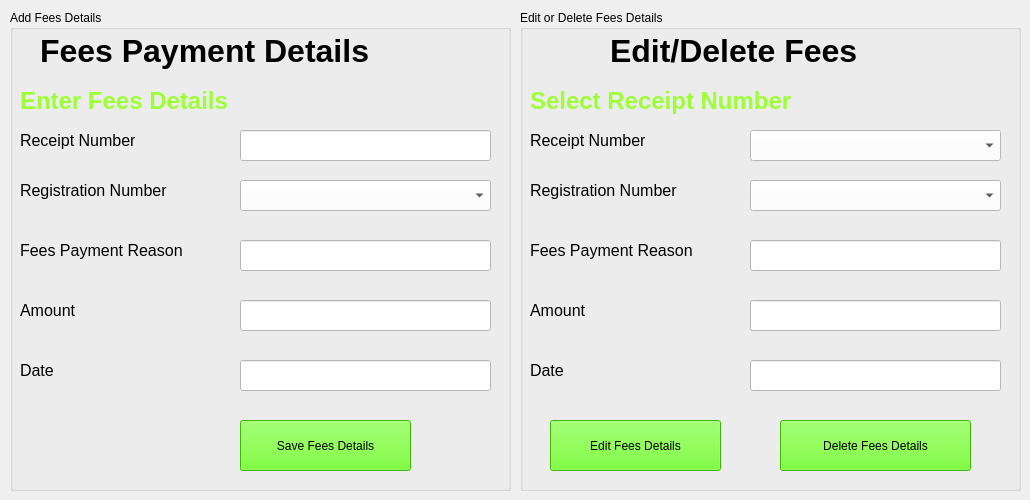
    <widget class="QWidget" name="tab_7">
     <attribute name="title">
      <string>Fees</string>
     </attribute>
     <widget class="QGroupBox" name="groupBox_2">
      <property name="geometry">
       <rect>
        <x>10</x>
        <y>10</y>
        <width>501</width>
        <height>481</height>
       </rect>
      </property>
      <property name="title">
       <string>Add Fees Details</string>
      </property>
      <widget class="QLabel" name="label_287">
       <property name="geometry">
        <rect>
         <x>10</x>
         <y>70</y>
         <width>371</width>
         <height>41</height>
        </rect>
       </property>
       <property name="font">
        <font>
         <pointsize>18</pointsize>
         <weight>75</weight>
         <bold>true</bold>
        </font>
       </property>
       <property name="styleSheet">
        <string notr="true">color: rgb(157, 255, 53);</string>
       </property>
       <property name="text">
        <string>Enter Fees Details</string>
       </property>
      </widget>
      <widget class="QLabel" name="label_288">
       <property name="geometry">
        <rect>
         <x>30</x>
         <y>20</y>
         <width>441</width>
         <height>41</height>
        </rect>
       </property>
       <property name="font">
        <font>
         <pointsize>24</pointsize>
         <weight>75</weight>
         <bold>true</bold>
        </font>
       </property>
       <property name="text">
        <string>Fees Payment Details</string>
       </property>
      </widget>
      <widget class="QLabel" name="label_325">
       <property name="geometry">
        <rect>
         <x>10</x>
         <y>120</y>
         <width>151</width>
         <height>21</height>
        </rect>
       </property>
       <property name="font">
        <font>
         <pointsize>12</pointsize>
        </font>
       </property>
       <property name="text">
        <string>Receipt Number</string>
       </property>
      </widget>
      <widget class="QLineEdit" name="tb61">
       <property name="geometry">
        <rect>
         <x>230</x>
         <y>120</y>
         <width>251</width>
         <height>31</height>
        </rect>
       </property>
       <property name="styleSheet">
        <string notr="true">background-color: rgb(255, 255, 255);
font: 12pt &quot;MS Shell Dlg 2&quot;;</string>
       </property>
      </widget>
      <widget class="QLabel" name="label_326">
       <property name="geometry">
        <rect>
         <x>10</x>
         <y>170</y>
         <width>191</width>
         <height>21</height>
        </rect>
       </property>
       <property name="font">
        <font>
         <pointsize>12</pointsize>
        </font>
       </property>
       <property name="text">
        <string>Registration Number</string>
       </property>
      </widget>
      <widget class="QLabel" name="label_327">
       <property name="geometry">
        <rect>
         <x>10</x>
         <y>230</y>
         <width>201</width>
         <height>21</height>
        </rect>
       </property>
       <property name="font">
        <font>
         <pointsize>12</pointsize>
        </font>
       </property>
       <property name="text">
        <string>Fees Payment Reason</string>
       </property>
      </widget>
      <widget class="QLineEdit" name="tb62">
       <property name="geometry">
        <rect>
         <x>230</x>
         <y>230</y>
         <width>251</width>
         <height>31</height>
        </rect>
       </property>
       <property name="styleSheet">
        <string notr="true">background-color: rgb(255, 255, 255);
font: 12pt &quot;MS Shell Dlg 2&quot;;</string>
       </property>
      </widget>
      <widget class="QLabel" name="label_328">
       <property name="geometry">
        <rect>
         <x>10</x>
         <y>290</y>
         <width>151</width>
         <height>21</height>
        </rect>
       </property>
       <property name="font">
        <font>
         <pointsize>12</pointsize>
        </font>
       </property>
       <property name="text">
        <string>Amount</string>
       </property>
      </widget>
      <widget class="QLineEdit" name="tb63">
       <property name="geometry">
        <rect>
         <x>230</x>
         <y>290</y>
         <width>251</width>
         <height>31</height>
        </rect>
       </property>
       <property name="styleSheet">
        <string notr="true">background-color: rgb(255, 255, 255);
font: 12pt &quot;MS Shell Dlg 2&quot;;</string>
       </property>
      </widget>
      <widget class="QLabel" name="label_329">
       <property name="geometry">
        <rect>
         <x>10</x>
         <y>350</y>
         <width>151</width>
         <height>21</height>
        </rect>
       </property>
       <property name="font">
        <font>
         <pointsize>12</pointsize>
        </font>
       </property>
       <property name="text">
        <string>Date</string>
       </property>
      </widget>
      <widget class="QLineEdit" name="tb64">
       <property name="geometry">
        <rect>
         <x>230</x>
         <y>350</y>
         <width>251</width>
         <height>31</height>
        </rect>
       </property>
       <property name="styleSheet">
        <string notr="true">background-color: rgb(255, 255, 255);
font: 12pt &quot;MS Shell Dlg 2&quot;;</string>
       </property>
      </widget>
      <widget class="QPushButton" name="b23">
       <property name="geometry">
        <rect>
         <x>230</x>
         <y>410</y>
         <width>171</width>
         <height>51</height>
        </rect>
       </property>
       <property name="styleSheet">
        <string notr="true">background-color: rgb(85, 255, 0);
font: 12pt &quot;MS Shell Dlg 2&quot;;</string>
       </property>
       <property name="text">
        <string>Save Fees Details</string>
       </property>
      </widget>
      <widget class="QComboBox" name="cb51">
       <property name="geometry">
        <rect>
         <x>230</x>
         <y>170</y>
         <width>251</width>
         <height>31</height>
        </rect>
       </property>
       <property name="styleSheet">
        <string notr="true">background-color: rgb(255, 255, 255);
font: 12pt &quot;MS Shell Dlg 2&quot;;</string>
       </property>
      </widget>
     </widget>
     <widget class="QGroupBox" name="groupBox_11">
      <property name="geometry">
       <rect>
        <x>520</x>
        <y>10</y>
        <width>501</width>
        <height>481</height>
       </rect>
      </property>
      <property name="title">
       <string>Edit or Delete Fees Details</string>
      </property>
      <widget class="QLabel" name="label_330">
       <property name="geometry">
        <rect>
         <x>10</x>
         <y>70</y>
         <width>351</width>
         <height>41</height>
        </rect>
       </property>
       <property name="font">
        <font>
         <pointsize>18</pointsize>
         <weight>75</weight>
         <bold>true</bold>
        </font>
       </property>
       <property name="styleSheet">
        <string notr="true">color: rgb(157, 255, 53);</string>
       </property>
       <property name="text">
        <string>Select Receipt Number</string>
       </property>
      </widget>
      <widget class="QLabel" name="label_331">
       <property name="geometry">
        <rect>
         <x>90</x>
         <y>20</y>
         <width>361</width>
         <height>41</height>
        </rect>
       </property>
       <property name="font">
        <font>
         <pointsize>24</pointsize>
         <weight>75</weight>
         <bold>true</bold>
        </font>
       </property>
       <property name="text">
        <string>Edit/Delete Fees</string>
       </property>
      </widget>
      <widget class="QLabel" name="label_332">
       <property name="geometry">
        <rect>
         <x>10</x>
         <y>120</y>
         <width>151</width>
         <height>21</height>
        </rect>
       </property>
       <property name="font">
        <font>
         <pointsize>12</pointsize>
        </font>
       </property>
       <property name="text">
        <string>Receipt Number</string>
       </property>
      </widget>
      <widget class="QLabel" name="label_333">
       <property name="geometry">
        <rect>
         <x>10</x>
         <y>170</y>
         <width>191</width>
         <height>21</height>
        </rect>
       </property>
       <property name="font">
        <font>
         <pointsize>12</pointsize>
        </font>
       </property>
       <property name="text">
        <string>Registration Number</string>
       </property>
      </widget>
      <widget class="QLabel" name="label_334">
       <property name="geometry">
        <rect>
         <x>10</x>
         <y>230</y>
         <width>201</width>
         <height>21</height>
        </rect>
       </property>
       <property name="font">
        <font>
         <pointsize>12</pointsize>
        </font>
       </property>
       <property name="text">
        <string>Fees Payment Reason</string>
       </property>
      </widget>
      <widget class="QLineEdit" name="tb66">
       <property name="geometry">
        <rect>
         <x>230</x>
         <y>230</y>
         <width>251</width>
         <height>31</height>
        </rect>
       </property>
       <property name="styleSheet">
        <string notr="true">background-color: rgb(255, 255, 255);
font: 12pt &quot;MS Shell Dlg 2&quot;;</string>
       </property>
      </widget>
      <widget class="QLabel" name="label_335">
       <property name="geometry">
        <rect>
         <x>10</x>
         <y>290</y>
         <width>151</width>
         <height>21</height>
        </rect>
       </property>
       <property name="font">
        <font>
         <pointsize>12</pointsize>
        </font>
       </property>
       <property name="text">
        <string>Amount</string>
       </property>
      </widget>
      <widget class="QLineEdit" name="tb67">
       <property name="geometry">
        <rect>
         <x>230</x>
         <y>290</y>
         <width>251</width>
         <height>31</height>
        </rect>
       </property>
       <property name="styleSheet">
        <string notr="true">background-color: rgb(255, 255, 255);
font: 12pt &quot;MS Shell Dlg 2&quot;;</string>
       </property>
      </widget>
      <widget class="QLabel" name="label_336">
       <property name="geometry">
        <rect>
         <x>10</x>
         <y>350</y>
         <width>151</width>
         <height>21</height>
        </rect>
       </property>
       <property name="font">
        <font>
         <pointsize>12</pointsize>
        </font>
       </property>
       <property name="text">
        <string>Date</string>
       </property>
      </widget>
      <widget class="QLineEdit" name="tb68">
       <property name="geometry">
        <rect>
         <x>230</x>
         <y>350</y>
         <width>251</width>
         <height>31</height>
        </rect>
       </property>
       <property name="styleSheet">
        <string notr="true">background-color: rgb(255, 255, 255);
font: 12pt &quot;MS Shell Dlg 2&quot;;</string>
       </property>
      </widget>
      <widget class="QPushButton" name="b25">
       <property name="geometry">
        <rect>
         <x>260</x>
         <y>410</y>
         <width>191</width>
         <height>51</height>
        </rect>
       </property>
       <property name="styleSheet">
        <string notr="true">background-color: rgb(85, 255, 0);
font: 12pt &quot;MS Shell Dlg 2&quot;;</string>
       </property>
       <property name="text">
        <string>Delete Fees Details</string>
       </property>
      </widget>
      <widget class="QPushButton" name="b24">
       <property name="geometry">
        <rect>
         <x>30</x>
         <y>410</y>
         <width>171</width>
         <height>51</height>
        </rect>
       </property>
       <property name="styleSheet">
        <string notr="true">background-color: rgb(85, 255, 0);
font: 12pt &quot;MS Shell Dlg 2&quot;;</string>
       </property>
       <property name="text">
        <string>Edit Fees Details</string>
       </property>
      </widget>
      <widget class="QComboBox" name="cb52">
       <property name="geometry">
        <rect>
         <x>230</x>
         <y>170</y>
         <width>251</width>
         <height>31</height>
        </rect>
       </property>
       <property name="styleSheet">
        <string notr="true">background-color: rgb(255, 255, 255);
font: 12pt &quot;MS Shell Dlg 2&quot;;</string>
       </property>
      </widget>
      <widget class="QComboBox" name="cb53">
       <property name="geometry">
        <rect>
         <x>230</x>
         <y>120</y>
         <width>251</width>
         <height>31</height>
        </rect>
       </property>
       <property name="styleSheet">
        <string notr="true">background-color: rgb(255, 255, 255);
font: 12pt &quot;MS Shell Dlg 2&quot;;</string>
       </property>
      </widget>
     </widget>
    </widget>
